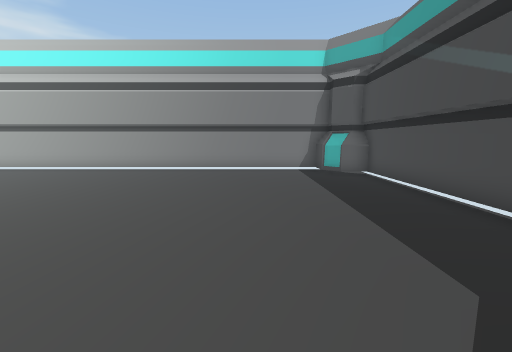
[1] (above)

12 first-person views from a walk through a Unity game level. The camera is 1.3 m above the floor, tilts 8° down and sees 90° across. The floor is counted in squares, 1 m on a side. Each view is taken from the middle of a square. On the plan, view 1 faces up. The plan holds only what a view shows up to about 13 squares ahead; the rest is blank. The place goes on beyond the plan.

[2]
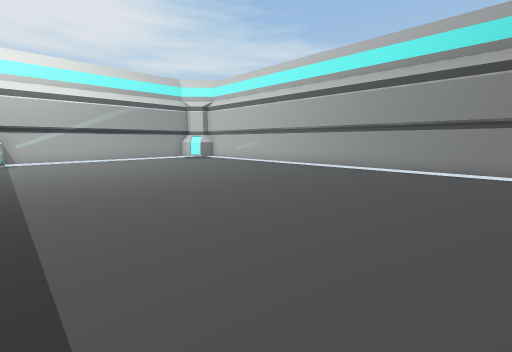

[3]
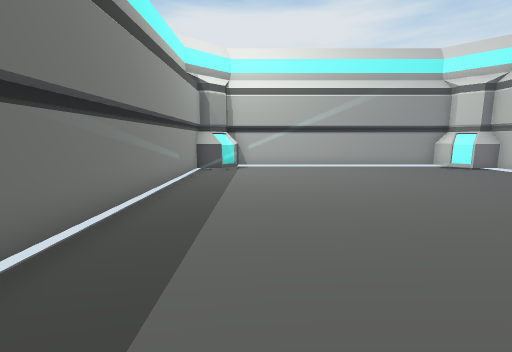

[4]
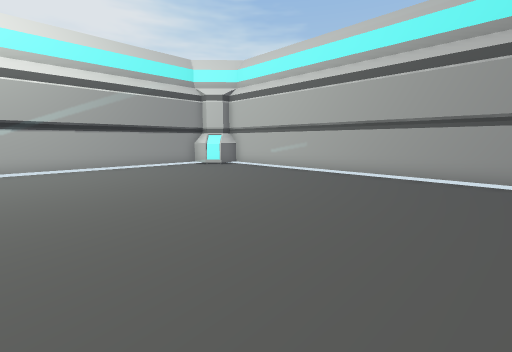

[5]
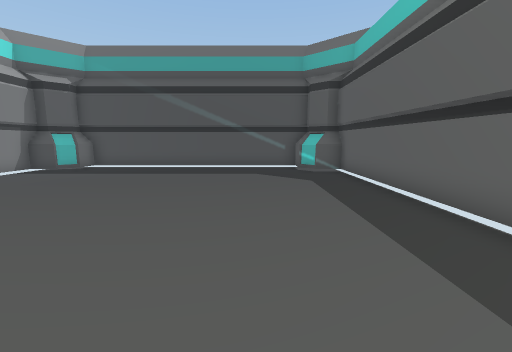

[6]
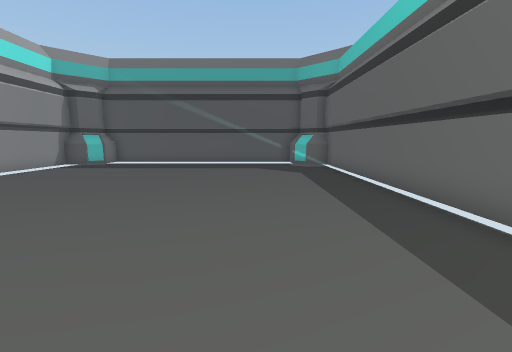

[7]
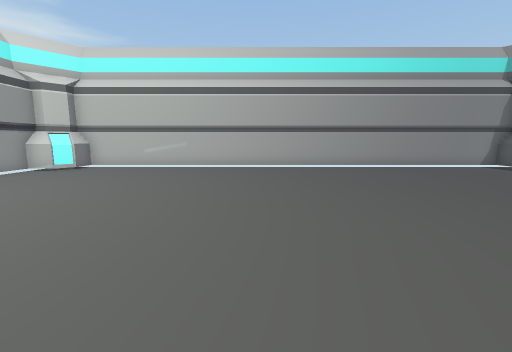

[8]
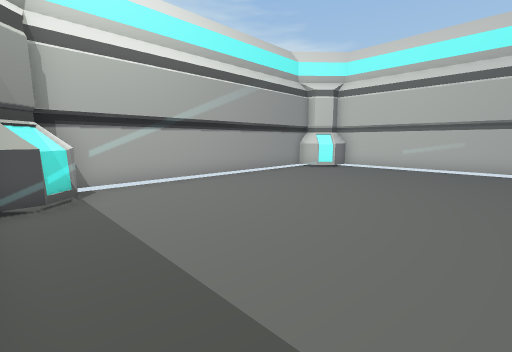

[9]
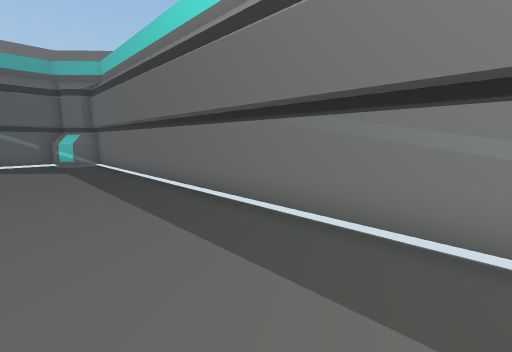

[10]
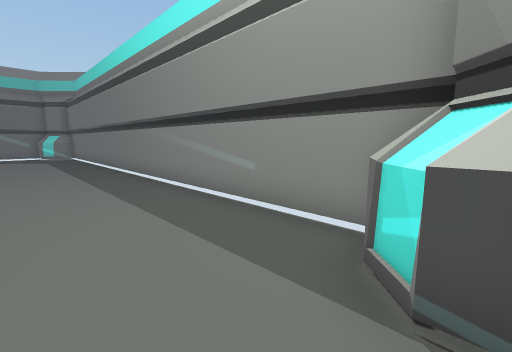

[11]
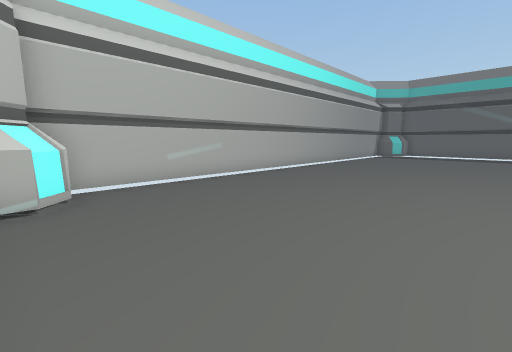

[12]
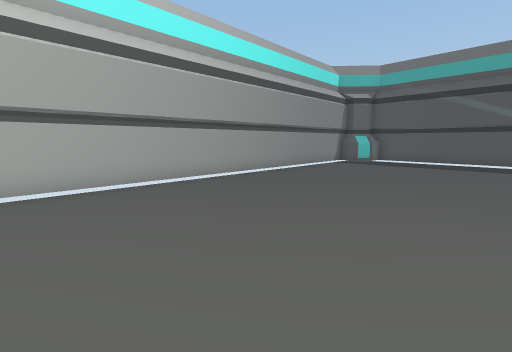

### Floor plan
Points are (right, up) in squares from view 1. A wall is a line through its corners. A room is listed if a view was taken in it or the views show most of it. See-through windows are left out.
Room 1 (views 1, 2, 3, 4, 5, 6, 7, 8, 9, 10, 11, 12)
walls: (2.9, 10.6) (2.9, 11.5); (-17, 10.6) (-17.6, 10.8); (-17.5, 9.8) (-18.8, 9.8); (-17.3, -0.6) (-17.3, -1.6) (3.1, -1.6) (3.1, -1.1) (3.7, -0.6) (3.3, 0.1) (4.2, 0.1); (2.7, -1.6) (2.7, -0.6) (3.4, 0.1); (-17.7, 0.1) (-17, -0.6) (-17, -1.6); (2.9, -1.6) (2.9, -0.8); (-17, 11.5) (-17, 10.5); (3.8, 10.3) (3.1, 10.9) (3.1, 11.4) (-17.5, 11.4) (-17.5, 10.9); (-18.1, 0.1) (-17.8, 0.1) (-18, -0.4) (-17.6, -0.9) (-17, -0.6); (-17.3, 11.5) (-17.3, 10.5) (-17.7, 10.7) (-18.1, 10.3); (4.4, 9.8) (3.3, 9.8) (2.7, 10.5) (2.7, 11.5); (4.3, -0.5) (4.3, 10.4); (-18.6, 10.4) (-18.6, -0.4)

Positions as (right, up) in squares from view 1, and headings:
1: (0, 0), facing up
2: (-1, 0), facing up-left
3: (-6, 1), facing left
4: (-6, 2), facing up-left
5: (-8, 2), facing right
6: (-10, 2), facing right
7: (-9, -1), facing up
8: (-11, -1), facing up-left
9: (-12, 2), facing down-right
10: (-18, 2), facing down-right
11: (-18, 4), facing up-right
12: (-12, 4), facing up-right
